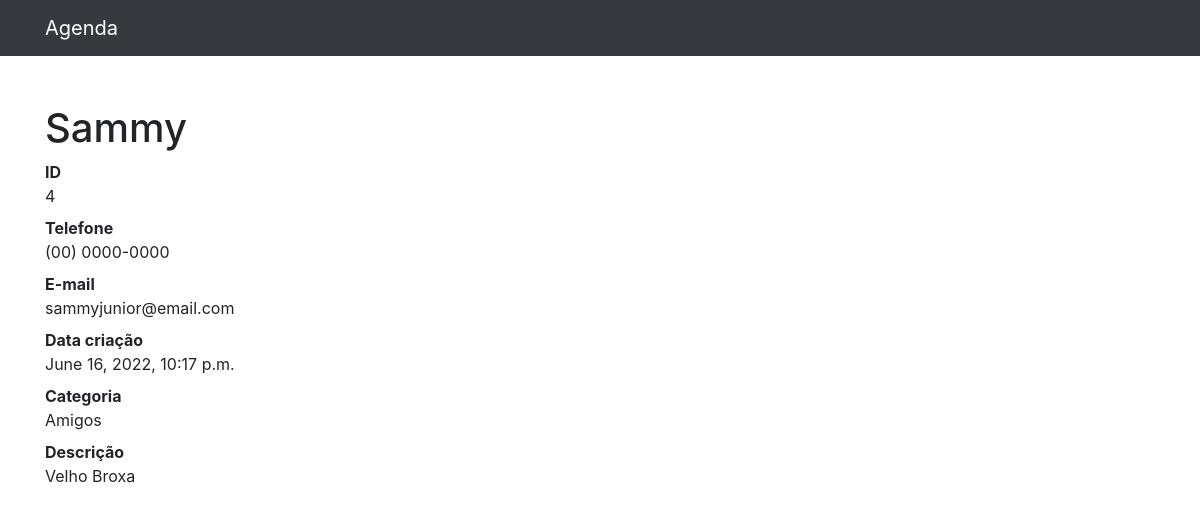
/4, run on the app's committed database.
### contatos/models.py (models this page shows, shortened)
class Contato(models.Model):
    nome = models.CharField(max_length=250)
    sobrenome = models.CharField(max_length=250,blank=True)
    telefone = models.CharField(max_length=250)
    email =  models.CharField(max_length=250,blank=True)
    data_criacao = models.DateTimeField(default=timezone.now)
    descricao = models.TextField(blank=True)
    categoria = models.ForeignKey(Categoria, on_delete=models.DO_NOTHING)

class  Categoria(models.Model):
    nome = models.CharField(max_length=250)
    def __str__(self):
        return self.nome

### contatos/views.py (the view)
# urls.py: path('<int:contato_id>',views.ver_contato,name='ver_contato'), # aqui e um novo endpoint
def ver_contato(request, contato_id):
    contato = Contato.objects.get(id=contato_id)
    return render(request,'contatos/ver_contato.html',{
        'contato': contato
    })

### contatos/templates/contatos/ver_contato.html
{% extends 'base.html' %}
{% block conteudo %}
<h1 class="mt-5">{{ contato.nome }}</h1>
<dl>
  <dt>ID</dt>
  <dd>{{ contato.id }}</dd>
  <dt>Telefone</dt>
  <dd>{{ contato.telefone }}</dd>
  <dt>E-mail</dt>
  <dd>{{ contato.email }}</dd>
  <dt>Data criação</dt>
  <dd>{{ contato.data_criacao }}</dd>
  <dt>Categoria</dt>
  <dd>{{ contato.categoria }}</dd>
  <dt>Descrição</dt>
  <dd>{{ contato.descricao }}</dd>
</dl>
{% endblock conteudo %}

### data on the page
Contato: nome "Sammy", id "4", telefone "(00) 0000-0000", email "sammyjunior@email.com", data_criacao "June 16, 2022, 10:17 p.m.", categoria "Amigos", descricao "Velho Broxa"
